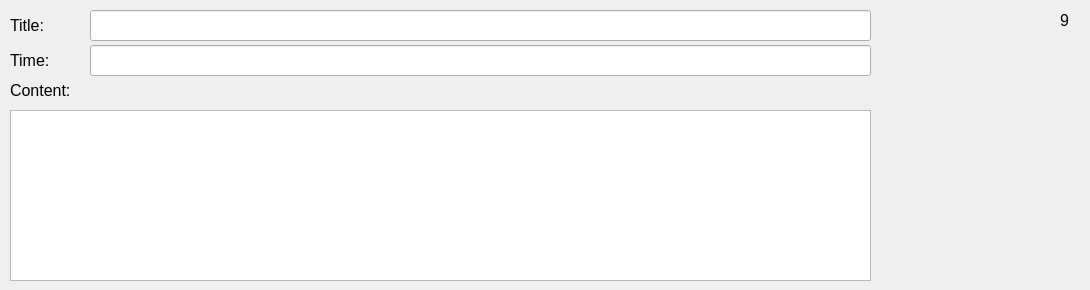
        <widget class="QWidget" name="Page9_2">
         <widget class="QLabel" name="label_76">
          <property name="geometry">
           <rect>
            <x>10</x>
            <y>15</y>
            <width>81</width>
            <height>21</height>
           </rect>
          </property>
          <property name="font">
           <font>
            <pointsize>12</pointsize>
           </font>
          </property>
          <property name="text">
           <string>Title:</string>
          </property>
         </widget>
         <widget class="QLabel" name="label_77">
          <property name="geometry">
           <rect>
            <x>10</x>
            <y>50</y>
            <width>131</width>
            <height>21</height>
           </rect>
          </property>
          <property name="font">
           <font>
            <pointsize>12</pointsize>
           </font>
          </property>
          <property name="text">
           <string>Time:</string>
          </property>
         </widget>
         <widget class="QLineEdit" name="title_19">
          <property name="geometry">
           <rect>
            <x>90</x>
            <y>10</y>
            <width>781</width>
            <height>31</height>
           </rect>
          </property>
          <property name="readOnly">
           <bool>false</bool>
          </property>
         </widget>
         <widget class="QLineEdit" name="time_19">
          <property name="geometry">
           <rect>
            <x>90</x>
            <y>45</y>
            <width>781</width>
            <height>31</height>
           </rect>
          </property>
          <property name="readOnly">
           <bool>false</bool>
          </property>
         </widget>
         <widget class="QLabel" name="label_78">
          <property name="geometry">
           <rect>
            <x>10</x>
            <y>80</y>
            <width>91</width>
            <height>21</height>
           </rect>
          </property>
          <property name="font">
           <font>
            <pointsize>12</pointsize>
           </font>
          </property>
          <property name="text">
           <string>Content:</string>
          </property>
         </widget>
         <widget class="QLabel" name="label_79">
          <property name="geometry">
           <rect>
            <x>1060</x>
            <y>10</y>
            <width>21</width>
            <height>21</height>
           </rect>
          </property>
          <property name="font">
           <font>
            <pointsize>12</pointsize>
           </font>
          </property>
          <property name="layoutDirection">
           <enum>Qt::LeftToRight</enum>
          </property>
          <property name="frameShape">
           <enum>QFrame::NoFrame</enum>
          </property>
          <property name="text">
           <string>9</string>
          </property>
         </widget>
         <widget class="QPlainTextEdit" name="plainTextEdit_19">
          <property name="geometry">
           <rect>
            <x>10</x>
            <y>110</y>
            <width>861</width>
            <height>171</height>
           </rect>
          </property>
          <property name="readOnly">
           <bool>false</bool>
          </property>
         </widget>
        </widget>
